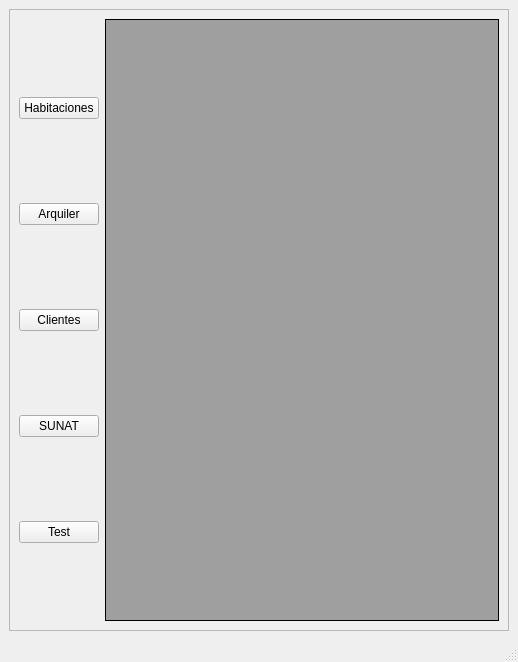
<?xml version="1.0" encoding="UTF-8"?>
<ui version="4.0">
 <class>MainWindow</class>
 <widget class="QMainWindow" name="MainWindow">
  <property name="windowModality">
   <enum>Qt::WindowModal</enum>
  </property>
  <property name="geometry">
   <rect>
    <x>0</x>
    <y>0</y>
    <width>518</width>
    <height>662</height>
   </rect>
  </property>
  <property name="sizePolicy">
   <sizepolicy hsizetype="Preferred" vsizetype="Preferred">
    <horstretch>0</horstretch>
    <verstretch>0</verstretch>
   </sizepolicy>
  </property>
  <property name="minimumSize">
   <size>
    <width>0</width>
    <height>0</height>
   </size>
  </property>
  <property name="windowTitle">
   <string>MainWindow</string>
  </property>
  <property name="animated">
   <bool>true</bool>
  </property>
  <widget class="QWidget" name="centralwidget">
   <property name="sizePolicy">
    <sizepolicy hsizetype="Preferred" vsizetype="Preferred">
     <horstretch>0</horstretch>
     <verstretch>0</verstretch>
    </sizepolicy>
   </property>
   <layout class="QHBoxLayout" name="horizontalLayout">
    <property name="sizeConstraint">
     <enum>QLayout::SetMinimumSize</enum>
    </property>
    <item>
     <widget class="QFrame" name="frame">
      <property name="sizePolicy">
       <sizepolicy hsizetype="Minimum" vsizetype="Minimum">
        <horstretch>0</horstretch>
        <verstretch>0</verstretch>
       </sizepolicy>
      </property>
      <property name="minimumSize">
       <size>
        <width>500</width>
        <height>500</height>
       </size>
      </property>
      <property name="frameShape">
       <enum>QFrame::StyledPanel</enum>
      </property>
      <property name="frameShadow">
       <enum>QFrame::Raised</enum>
      </property>
      <layout class="QHBoxLayout" name="horizontalLayout_2">
       <property name="sizeConstraint">
        <enum>QLayout::SetNoConstraint</enum>
       </property>
       <item>
        <layout class="QVBoxLayout" name="verticalLayout_4">
         <property name="sizeConstraint">
          <enum>QLayout::SetNoConstraint</enum>
         </property>
         <item>
          <widget class="QPushButton" name="btnHab">
           <property name="text">
            <string>Habitaciones</string>
           </property>
          </widget>
         </item>
         <item>
          <widget class="QPushButton" name="btnArq">
           <property name="text">
            <string>Arquiler</string>
           </property>
          </widget>
         </item>
         <item>
          <widget class="QPushButton" name="btnClient">
           <property name="text">
            <string>Clientes</string>
           </property>
          </widget>
         </item>
         <item>
          <widget class="QPushButton" name="btnSunat">
           <property name="text">
            <string>SUNAT</string>
           </property>
          </widget>
         </item>
         <item>
          <widget class="QPushButton" name="btnTest">
           <property name="text">
            <string>Test</string>
           </property>
          </widget>
         </item>
        </layout>
       </item>
       <item>
        <widget class="QMdiArea" name="mdiAreaMain">
         <property name="frameShape">
          <enum>QFrame::Box</enum>
         </property>
         <property name="verticalScrollBarPolicy">
          <enum>Qt::ScrollBarAsNeeded</enum>
         </property>
         <property name="horizontalScrollBarPolicy">
          <enum>Qt::ScrollBarAsNeeded</enum>
         </property>
        </widget>
       </item>
      </layout>
     </widget>
    </item>
   </layout>
  </widget>
  <widget class="QMenuBar" name="menubar">
   <property name="geometry">
    <rect>
     <x>0</x>
     <y>0</y>
     <width>518</width>
     <height>22</height>
    </rect>
   </property>
   <property name="sizePolicy">
    <sizepolicy hsizetype="Minimum" vsizetype="Minimum">
     <horstretch>0</horstretch>
     <verstretch>0</verstretch>
    </sizepolicy>
   </property>
  </widget>
  <widget class="QStatusBar" name="statusbar">
   <property name="sizePolicy">
    <sizepolicy hsizetype="Minimum" vsizetype="Minimum">
     <horstretch>0</horstretch>
     <verstretch>0</verstretch>
    </sizepolicy>
   </property>
  </widget>
 </widget>
 <resources/>
 <connections/>
</ui>
